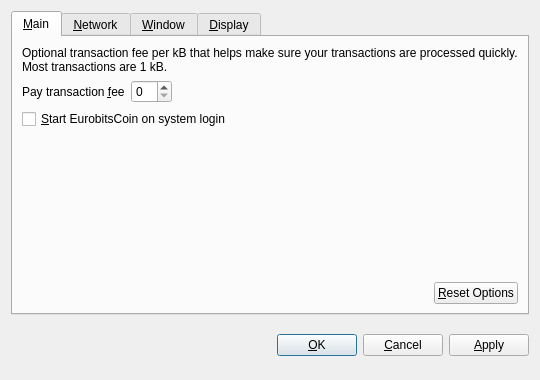
<?xml version="1.0" encoding="UTF-8"?>
<ui version="4.0">
 <class>OptionsDialog</class>
 <widget class="QDialog" name="OptionsDialog">
  <property name="geometry">
   <rect>
    <x>0</x>
    <y>0</y>
    <width>540</width>
    <height>380</height>
   </rect>
  </property>
  <property name="windowTitle">
   <string>Options</string>
  </property>
  <property name="modal">
   <bool>true</bool>
  </property>
  <layout class="QVBoxLayout" name="verticalLayout">
   <item>
    <widget class="QTabWidget" name="tabWidget">
     <property name="tabPosition">
      <enum>QTabWidget::North</enum>
     </property>
     <property name="currentIndex">
      <number>0</number>
     </property>
     <widget class="QWidget" name="tabMain">
      <attribute name="title">
       <string>&amp;Main</string>
      </attribute>
      <layout class="QVBoxLayout" name="verticalLayout_Main">
       <item>
        <widget class="QLabel" name="transactionFeeInfoLabel">
         <property name="text">
          <string>Optional transaction fee per kB that helps make sure your transactions are processed quickly. Most transactions are 1 kB.</string>
         </property>
         <property name="textFormat">
          <enum>Qt::PlainText</enum>
         </property>
         <property name="wordWrap">
          <bool>true</bool>
         </property>
        </widget>
       </item>
       <item>
        <layout class="QHBoxLayout" name="horizontalLayout_1_Main">
         <item>
          <widget class="QLabel" name="transactionFeeLabel">
           <property name="text">
            <string>Pay transaction &amp;fee</string>
           </property>
           <property name="textFormat">
            <enum>Qt::PlainText</enum>
           </property>
           <property name="buddy">
            <cstring>transactionFee</cstring>
           </property>
          </widget>
         </item>
         <item>
          <widget class="BitcoinAmountField" name="transactionFee"/>
         </item>
         <item>
          <spacer name="horizontalSpacer_1_Main">
           <property name="orientation">
            <enum>Qt::Horizontal</enum>
           </property>
           <property name="sizeHint" stdset="0">
            <size>
             <width>40</width>
             <height>20</height>
            </size>
           </property>
          </spacer>
         </item>
        </layout>
       </item>
       <item>
        <widget class="QCheckBox" name="bitcoinAtStartup">
         <property name="toolTip">
          <string>Automatically start EurobitsCoin after logging in to the system.</string>
         </property>
         <property name="text">
          <string>&amp;Start EurobitsCoin on system login</string>
         </property>
        </widget>
       </item>
       <item>
        <spacer name="verticalSpacer_Main">
         <property name="orientation">
          <enum>Qt::Vertical</enum>
         </property>
         <property name="sizeHint" stdset="0">
          <size>
           <width>20</width>
           <height>40</height>
          </size>
         </property>
        </spacer>
       </item>
       <item>
        <layout class="QHBoxLayout" name="horizontalLayout_2_Main">
         <item>
          <spacer name="horizontalSpacer_2_Main">
           <property name="orientation">
            <enum>Qt::Horizontal</enum>
           </property>
           <property name="sizeHint" stdset="0">
            <size>
             <width>40</width>
             <height>20</height>
            </size>
           </property>
          </spacer>
         </item>
         <item>
          <widget class="QPushButton" name="resetButton">
           <property name="toolTip">
            <string>Reset all client options to default.</string>
           </property>
           <property name="text">
            <string>&amp;Reset Options</string>
           </property>
           <property name="autoDefault">
            <bool>false</bool>
           </property>
          </widget>
         </item>
        </layout>
       </item>
      </layout>
     </widget>
     <widget class="QWidget" name="tabNetwork">
      <attribute name="title">
       <string>&amp;Network</string>
      </attribute>
      <layout class="QVBoxLayout" name="verticalLayout_Network">
       <item>
        <widget class="QCheckBox" name="mapPortUpnp">
         <property name="toolTip">
          <string>Automatically open the EurobitsCoin client port on the router. This only works when your router supports UPnP and it is enabled.</string>
         </property>
         <property name="text">
          <string>Map port using &amp;UPnP</string>
         </property>
        </widget>
       </item>
       <item>
        <widget class="QCheckBox" name="connectSocks">
         <property name="toolTip">
          <string>Connect to the EurobitsCoin network through a SOCKS proxy (e.g. when connecting through Tor).</string>
         </property>
         <property name="text">
          <string>&amp;Connect through SOCKS proxy:</string>
         </property>
        </widget>
       </item>
       <item>
        <layout class="QHBoxLayout" name="horizontalLayout_Network">
         <item>
          <widget class="QLabel" name="proxyIpLabel">
           <property name="text">
            <string>Proxy &amp;IP:</string>
           </property>
           <property name="textFormat">
            <enum>Qt::PlainText</enum>
           </property>
           <property name="buddy">
            <cstring>proxyIp</cstring>
           </property>
          </widget>
         </item>
         <item>
          <widget class="QValidatedLineEdit" name="proxyIp">
           <property name="maximumSize">
            <size>
             <width>140</width>
             <height>16777215</height>
            </size>
           </property>
           <property name="toolTip">
            <string>IP address of the proxy (e.g. 127.0.0.1)</string>
           </property>
          </widget>
         </item>
         <item>
          <widget class="QLabel" name="proxyPortLabel">
           <property name="text">
            <string>&amp;Port:</string>
           </property>
           <property name="textFormat">
            <enum>Qt::PlainText</enum>
           </property>
           <property name="buddy">
            <cstring>proxyPort</cstring>
           </property>
          </widget>
         </item>
         <item>
          <widget class="QLineEdit" name="proxyPort">
           <property name="maximumSize">
            <size>
             <width>55</width>
             <height>16777215</height>
            </size>
           </property>
           <property name="toolTip">
            <string>Port of the proxy (e.g. 9050)</string>
           </property>
          </widget>
         </item>
         <item>
          <widget class="QLabel" name="socksVersionLabel">
           <property name="text">
            <string>SOCKS &amp;Version:</string>
           </property>
           <property name="textFormat">
            <enum>Qt::PlainText</enum>
           </property>
           <property name="buddy">
            <cstring>socksVersion</cstring>
           </property>
          </widget>
         </item>
         <item>
          <widget class="QValueComboBox" name="socksVersion">
           <property name="toolTip">
            <string>SOCKS version of the proxy (e.g. 5)</string>
           </property>
          </widget>
         </item>
         <item>
          <spacer name="horizontalSpacer_Network">
           <property name="orientation">
            <enum>Qt::Horizontal</enum>
           </property>
           <property name="sizeHint" stdset="0">
            <size>
             <width>40</width>
             <height>20</height>
            </size>
           </property>
          </spacer>
         </item>
        </layout>
       </item>
       <item>
        <spacer name="verticalSpacer_Network">
         <property name="orientation">
          <enum>Qt::Vertical</enum>
         </property>
         <property name="sizeHint" stdset="0">
          <size>
           <width>20</width>
           <height>40</height>
          </size>
         </property>
        </spacer>
       </item>
      </layout>
     </widget>
     <widget class="QWidget" name="tabWindow">
      <attribute name="title">
       <string>&amp;Window</string>
      </attribute>
      <layout class="QVBoxLayout" name="verticalLayout_Window">
       <item>
        <widget class="QCheckBox" name="minimizeToTray">
         <property name="toolTip">
          <string>Show only a tray icon after minimizing the window.</string>
         </property>
         <property name="text">
          <string>&amp;Minimize to the tray instead of the taskbar</string>
         </property>
        </widget>
       </item>
       <item>
        <widget class="QCheckBox" name="minimizeOnClose">
         <property name="toolTip">
          <string>Minimize instead of exit the application when the window is closed. When this option is enabled, the application will be closed only after selecting Quit in the menu.</string>
         </property>
         <property name="text">
          <string>M&amp;inimize on close</string>
         </property>
        </widget>
       </item>
       <item>
        <spacer name="verticalSpacer_Window">
         <property name="orientation">
          <enum>Qt::Vertical</enum>
         </property>
         <property name="sizeHint" stdset="0">
          <size>
           <width>20</width>
           <height>40</height>
          </size>
         </property>
        </spacer>
       </item>
      </layout>
     </widget>
     <widget class="QWidget" name="tabDisplay">
      <attribute name="title">
       <string>&amp;Display</string>
      </attribute>
      <layout class="QVBoxLayout" name="verticalLayout_Display">
       <item>
        <layout class="QHBoxLayout" name="horizontalLayout_1_Display">
         <item>
          <widget class="QLabel" name="langLabel">
           <property name="text">
            <string>User Interface &amp;language:</string>
           </property>
           <property name="textFormat">
            <enum>Qt::PlainText</enum>
           </property>
           <property name="buddy">
            <cstring>lang</cstring>
           </property>
          </widget>
         </item>
         <item>
          <widget class="QValueComboBox" name="lang">
           <property name="toolTip">
            <string>The user interface language can be set here. This setting will take effect after restarting EurobitsCoin.</string>
           </property>
          </widget>
         </item>
        </layout>
       </item>
       <item>
        <layout class="QHBoxLayout" name="horizontalLayout_2_Display">
         <item>
          <widget class="QLabel" name="unitLabel">
           <property name="text">
            <string>&amp;Unit to show amounts in:</string>
           </property>
           <property name="textFormat">
            <enum>Qt::PlainText</enum>
           </property>
           <property name="buddy">
            <cstring>unit</cstring>
           </property>
          </widget>
         </item>
         <item>
          <widget class="QValueComboBox" name="unit">
           <property name="toolTip">
            <string>Choose the default subdivision unit to show in the interface and when sending coins.</string>
           </property>
          </widget>
         </item>
        </layout>
       </item>
       <item>
        <widget class="QCheckBox" name="displayAddresses">
         <property name="toolTip">
          <string>Whether to show EurobitsCoin addresses in the transaction list or not.</string>
         </property>
         <property name="text">
          <string>&amp;Display addresses in transaction list</string>
         </property>
        </widget>
       </item>
       <item>
        <widget class="QCheckBox" name="coinControlFeatures">
         <property name="toolTip">
          <string>Whether to show coin control features or not.</string>
         </property>
         <property name="text">
          <string>Display coin &amp;control features (experts only!)</string>
         </property>
        </widget>
       </item>
       <item>
        <spacer name="verticalSpacer_Display">
         <property name="orientation">
          <enum>Qt::Vertical</enum>
         </property>
         <property name="sizeHint" stdset="0">
          <size>
           <width>20</width>
           <height>40</height>
          </size>
         </property>
        </spacer>
       </item>
      </layout>
     </widget>
    </widget>
   </item>
   <item>
    <layout class="QHBoxLayout" name="horizontalLayout_Buttons">
     <item>
      <spacer name="horizontalSpacer_1">
       <property name="orientation">
        <enum>Qt::Horizontal</enum>
       </property>
       <property name="sizeHint" stdset="0">
        <size>
         <width>40</width>
         <height>48</height>
        </size>
       </property>
      </spacer>
     </item>
     <item>
      <widget class="QLabel" name="statusLabel">
       <property name="font">
        <font>
         <weight>75</weight>
         <bold>true</bold>
        </font>
       </property>
       <property name="text">
        <string/>
       </property>
       <property name="textFormat">
        <enum>Qt::PlainText</enum>
       </property>
       <property name="wordWrap">
        <bool>true</bool>
       </property>
      </widget>
     </item>
     <item>
      <spacer name="horizontalSpacer_2">
       <property name="orientation">
        <enum>Qt::Horizontal</enum>
       </property>
       <property name="sizeHint" stdset="0">
        <size>
         <width>40</width>
         <height>48</height>
        </size>
       </property>
      </spacer>
     </item>
     <item>
      <widget class="QPushButton" name="okButton">
       <property name="text">
        <string>&amp;OK</string>
       </property>
      </widget>
     </item>
     <item>
      <widget class="QPushButton" name="cancelButton">
       <property name="text">
        <string>&amp;Cancel</string>
       </property>
       <property name="autoDefault">
        <bool>false</bool>
       </property>
      </widget>
     </item>
     <item>
      <widget class="QPushButton" name="applyButton">
       <property name="text">
        <string>&amp;Apply</string>
       </property>
       <property name="autoDefault">
        <bool>false</bool>
       </property>
      </widget>
     </item>
    </layout>
   </item>
  </layout>
 </widget>
 <customwidgets>
  <customwidget>
   <class>BitcoinAmountField</class>
   <extends>QSpinBox</extends>
   <header>bitcoinamountfield.h</header>
  </customwidget>
  <customwidget>
   <class>QValueComboBox</class>
   <extends>QComboBox</extends>
   <header>qvaluecombobox.h</header>
  </customwidget>
  <customwidget>
   <class>QValidatedLineEdit</class>
   <extends>QLineEdit</extends>
   <header>qvalidatedlineedit.h</header>
  </customwidget>
 </customwidgets>
 <resources/>
 <connections/>
</ui>
